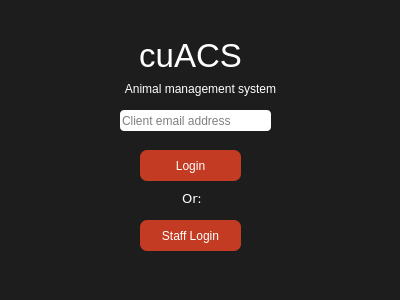
<?xml version="1.0" encoding="UTF-8"?>
<ui version="4.0">
 <class>MainWindow</class>
 <widget class="QMainWindow" name="MainWindow">
  <property name="geometry">
   <rect>
    <x>0</x>
    <y>0</y>
    <width>400</width>
    <height>300</height>
   </rect>
  </property>
  <property name="minimumSize">
   <size>
    <width>400</width>
    <height>300</height>
   </size>
  </property>
  <property name="maximumSize">
   <size>
    <width>400</width>
    <height>300</height>
   </size>
  </property>
  <property name="windowTitle">
   <string>cuACS Animal Management</string>
  </property>
  <property name="windowIcon">
   <iconset resource="mainicon.qrc">
    <normaloff>:/new/icons/cuacs_icon.png</normaloff>:/new/icons/cuacs_icon.png</iconset>
  </property>
  <property name="styleSheet">
   <string notr="true">QMainWindow{
background-color:#1d1d1d;
}

QPushButton{
color: #fff;
background-color:#c23b22;
border-radius:7px;
}

QPushButton:hover{
color:ccc;
border-color:#2d89ef;
border-width:2px;
}

QLineEdit{
border-radius:4px;
}

QLabel{
color: #ffffff
}

QMessageBox {
	background-color: #1d1d1d;
}

QMessageBox QLabel{
	color: #fff;
}</string>
  </property>
  <widget class="QWidget" name="centralWidget">
   <widget class="QPushButton" name="bClientEntry">
    <property name="geometry">
     <rect>
      <x>140</x>
      <y>150</y>
      <width>101</width>
      <height>31</height>
     </rect>
    </property>
    <property name="text">
     <string>Login</string>
    </property>
   </widget>
   <widget class="QPushButton" name="bStaffEntry">
    <property name="geometry">
     <rect>
      <x>140</x>
      <y>220</y>
      <width>101</width>
      <height>31</height>
     </rect>
    </property>
    <property name="text">
     <string>Staff Login</string>
    </property>
   </widget>
   <widget class="QLineEdit" name="txtEmailLogin">
    <property name="geometry">
     <rect>
      <x>120</x>
      <y>110</y>
      <width>151</width>
      <height>21</height>
     </rect>
    </property>
    <property name="placeholderText">
     <string>Client email address</string>
    </property>
   </widget>
   <widget class="QLabel" name="label">
    <property name="geometry">
     <rect>
      <x>160</x>
      <y>190</y>
      <width>64</width>
      <height>17</height>
     </rect>
    </property>
    <property name="font">
     <font>
      <family>DejaVu Sans</family>
      <pointsize>10</pointsize>
     </font>
    </property>
    <property name="text">
     <string>Or:</string>
    </property>
    <property name="alignment">
     <set>Qt::AlignCenter</set>
    </property>
   </widget>
   <widget class="QLabel" name="label_2">
    <property name="geometry">
     <rect>
      <x>110</x>
      <y>30</y>
      <width>161</width>
      <height>51</height>
     </rect>
    </property>
    <property name="font">
     <font>
      <pointsize>25</pointsize>
     </font>
    </property>
    <property name="text">
     <string>cuACS</string>
    </property>
    <property name="alignment">
     <set>Qt::AlignCenter</set>
    </property>
   </widget>
   <widget class="QLabel" name="label_3">
    <property name="geometry">
     <rect>
      <x>100</x>
      <y>80</y>
      <width>201</width>
      <height>17</height>
     </rect>
    </property>
    <property name="text">
     <string>Animal management system</string>
    </property>
    <property name="alignment">
     <set>Qt::AlignCenter</set>
    </property>
   </widget>
  </widget>
 </widget>
 <layoutdefault spacing="6" margin="11"/>
 <resources>
  <include location="mainicon.qrc"/>
 </resources>
 <connections/>
</ui>
